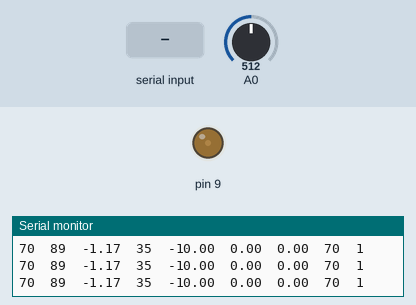
A sketch run on a simulated Arduino Uno, built with avr-gcc and run on an emulated ATmega328P. On the bench: output pins drawn as LEDs (lit = HIGH), the last lines printed to the serial monitor. Inputs (shaded band) come from the test bench; at power-on: A0 = 512.

Above: at 1.2 s.
1.3 s: A0 set to 25
At 2.5 s:
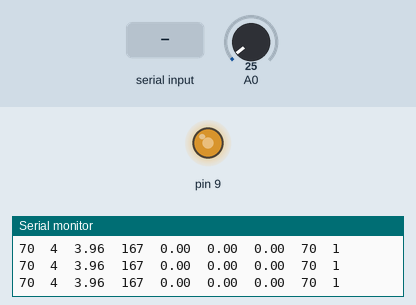
3.4 s: "200\n" received over Serial
At 4.5 s:
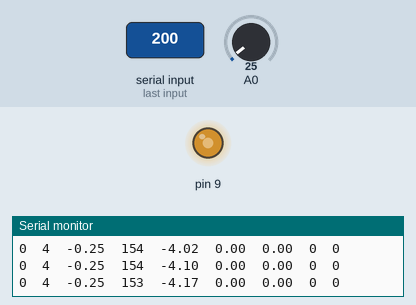
6.4 s: A0 set to 80
9.4 s: "90,45\n" received over Serial
At 9.59 s:
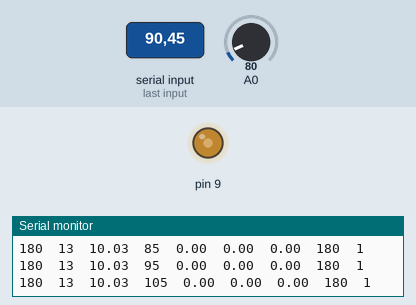
12.4 s: "30,150\n" received over Serial
At 15.14 s:
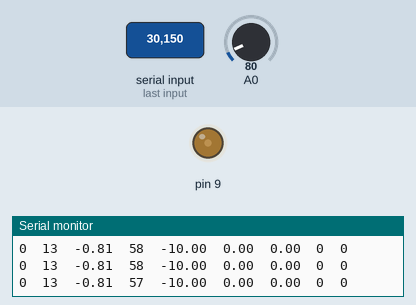
15.4 s: A0 set to 7
18.4 s: A0 set to 4
Timing chart, 0 to 20.9 s (numbered marks = the images above; inputs shaded):
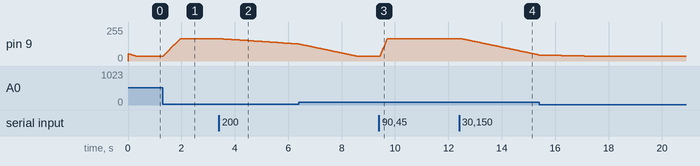

The sketch:

testePIDFreio4.ino
```cpp
  #include <PWM.h>
  #include <SoftwareSerial.h>

  #define LASTERRORINI 100000
  #define LIMTOP -10
  #define LIMDOWN 5
  #define LIMDELTA 100
  #define SUMMAX 10
  #define TOL 1
  #define TOLKI 25

  float lastProcess = 0;
  float lastError = LASTERRORINI;
  float kp = 0.06, ki = 0.003, kd = 0.0, kb = 0.3;
  float servo = 55, pid;
  float breaker = 0, delta = 0, sum = 0;
  int targetAcel = 70, lasttargetAcel = 70, pwm = 0;
  int lastThrottle = 0, throttle = 0, throttleMedia = 0;
  boolean flagBreak = true, subindo = true;
  int32_t frequency = 50;
  bool success = false;


  void setup() {
      InitTimersSafe();
      // Inicializa serial
      Serial.begin(38400);
      // Limpa qualquer dado que estiver na serial
      Serial.flush();
      // Define o pino 9 para o PWM do servo
      success = SetPinFrequencySafe(9, frequency);
      // Inicializa a váriavel de tempo
      lastProcess = millis();

  }

  void loop() {
      // Lê o valor alvo da serial
      if (Serial.available() > 0) {
          delay(10);
          targetAcel = (Serial.read() - '0') * 100 + (Serial.read() - '0') * 10 + (Serial.read() - '0');

          if (targetAcel < 0)
              targetAcel = 0;

          if (targetAcel > 180)
              targetAcel = 180;
      }


      // Lê o valor do potenciômetro usando a média das leituras para evitar ruídos
      throttleMedia = 0;

      for (int j = 0; j < 100; j++)  {
          throttle = analogRead(A0);
          // Mapeia o valor do potenciômetro de 0-1023 para os ângulos de 0-180
          throttle = map(throttle, 0, 1023, 0, 179);
          throttleMedia += throttle;
      }
      throttle = throttleMedia / 100.0;

      // Soma o valor do ângulo atual do servo com a correção do PID
      pid = PID();
      servo += pid;

      // Define os limites de rotação do servo
      if (servo > 167)
        servo = 167;
      if (servo < 35)
        servo = 35;

      // Zera a soma dos erros integrativos do PID caso a leitura do potenciômetro esteja fora da tolerância
      if ((throttle > (targetAcel + TOLKI)) || (throttle < (targetAcel - TOLKI)))
        sum = 0;

      // Define um intervalo máximo para a soma dos erros integrativos
      if (sum > SUMMAX)
        sum = SUMMAX;
      if (sum < -SUMMAX)
        sum = -SUMMAX;

      // Ajusta o valor do servo para inteiro
      pwm = (int)servo;

      // Define a posição do ângulo do servo
      pwmWrite(9, pwm);

      delay(1);

// Debugging...
      Serial.print(targetAcel);
      Serial.print("\t");
      Serial.print(throttle);
      Serial.print("\t");
      Serial.print(pid);
      Serial.print("\t");
      Serial.print(pwm);
      Serial.print("\t");
      Serial.print(sum);
      Serial.print("\t");
      Serial.print(delta);
      Serial.print("\t");
      Serial.print(breaker);
      Serial.print("\t");
      //Serial.println();
  }


  float PID() {
      float P, I, D, B, myPID, dt, error;

      // Cáculo do erro associado as medições
      error = targetAcel - throttle;

      // Cálculo do delta de tempo
      dt = (millis() - lastProcess) / 1000.0;

      // Cálculo da componente proporcional
      P = kp * error;

      // Cálculo da componente integrativa
      sum += (error * dt);
      I = ki * sum;

      // Cálculo da componente derivativa
      // Para evitar divisão por 0 confere-se o dt > 0 e se o lastError é o definido pela primeira vez
      if ((dt > 0) && (lastError != 100000)) {
        delta = ((error - lastError) / dt);
        D = kd * delta;
      }
      else
        D = delta = 0;

      // Define que o freio não deve ser usado no caso de os sinais da última leitura e da atual forem diferentes(quando a curva muda de sinal), ou se a atual for 0(chegou no setpoint)
      if (((error > 0) && (lastError < 0)) || ((error < 0) && (lastError > 0)) || (error == 0) || (abs(delta) < LIMDELTA))
        flagBreak = false;

      // Define o uso do freio caso o setpoint mudar
      if ((targetAcel != lasttargetAcel))
        flagBreak = true;

      if ((targetAcel - lasttargetAcel) > 0)
        subindo = true;
      if ((targetAcel - lasttargetAcel) < 0)
        subindo = false;


      // Atualiza o último setpoint
      lasttargetAcel = targetAcel;

      // Caso o freio esteja definido pra ser usado e o setpoint não tenha sido alcançado
      if ((flagBreak) && (error != 0))
        if (subindo) breaker = -1 * abs(delta / (error * error));
        else breaker = abs(delta / (error * error));
      else
        breaker = 0;

      // Cálculo da componente do freio
      B = kb * breaker;

      // Define limites de atuação do freio
      if(B > LIMDOWN)
        B = LIMDOWN;

      if(B < LIMTOP)
        B = LIMTOP;

      // Atualização dos valores do último erro e tempo
      lastError = error;
      lastProcess  = millis();

      // Resultado do PID
      myPID = P + I + D + B;

      Serial.print(lasttargetAcel);
      Serial.print("\t");
      Serial.print(subindo);
      //Serial.print("\t");
      Serial.println();

      return myPID;
  }
```

Measured:
- after the input at 1.3 s, pin 9: moves from 35/255 to 167/255 over 0.64 s, starting at once
- after the input at 3.4 s, pin 9: moves from 167/255 to 127/255 over 2.9 s, starting after 0.08 s
- after the input at 9.4 s, pin 9: moves from 35/255 to 167/255 over 0.26 s, starting at once
- after the input at 12.4 s, pin 9: moves from 167/255 to 45/255 over 2.9 s, starting after 0.11 s
